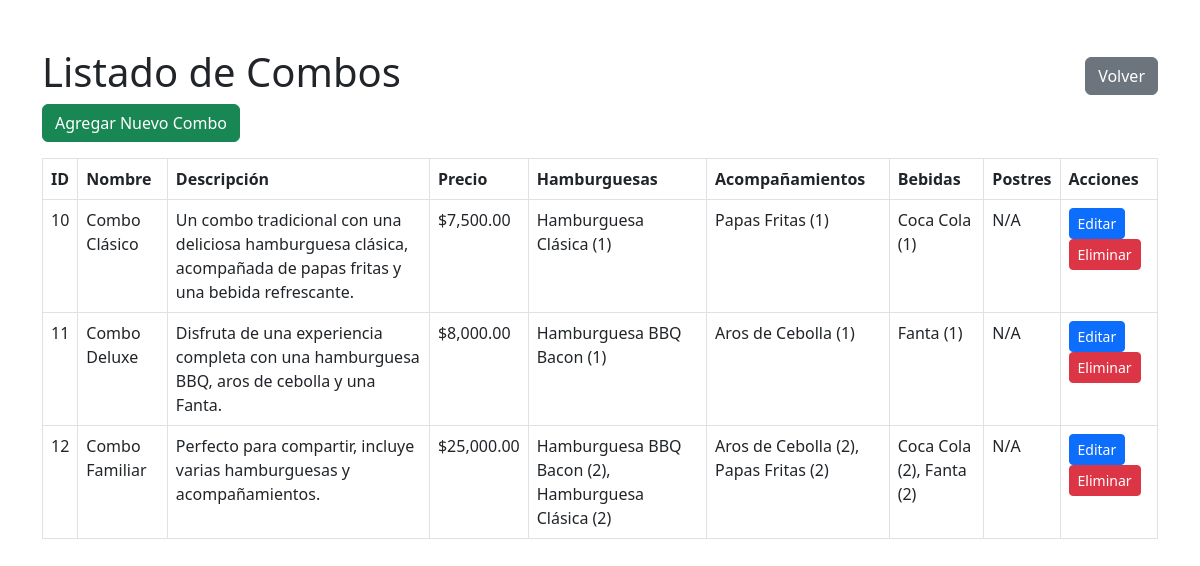
/mantenedores/combos/listar.php, run on an earlier commit of the app's database.
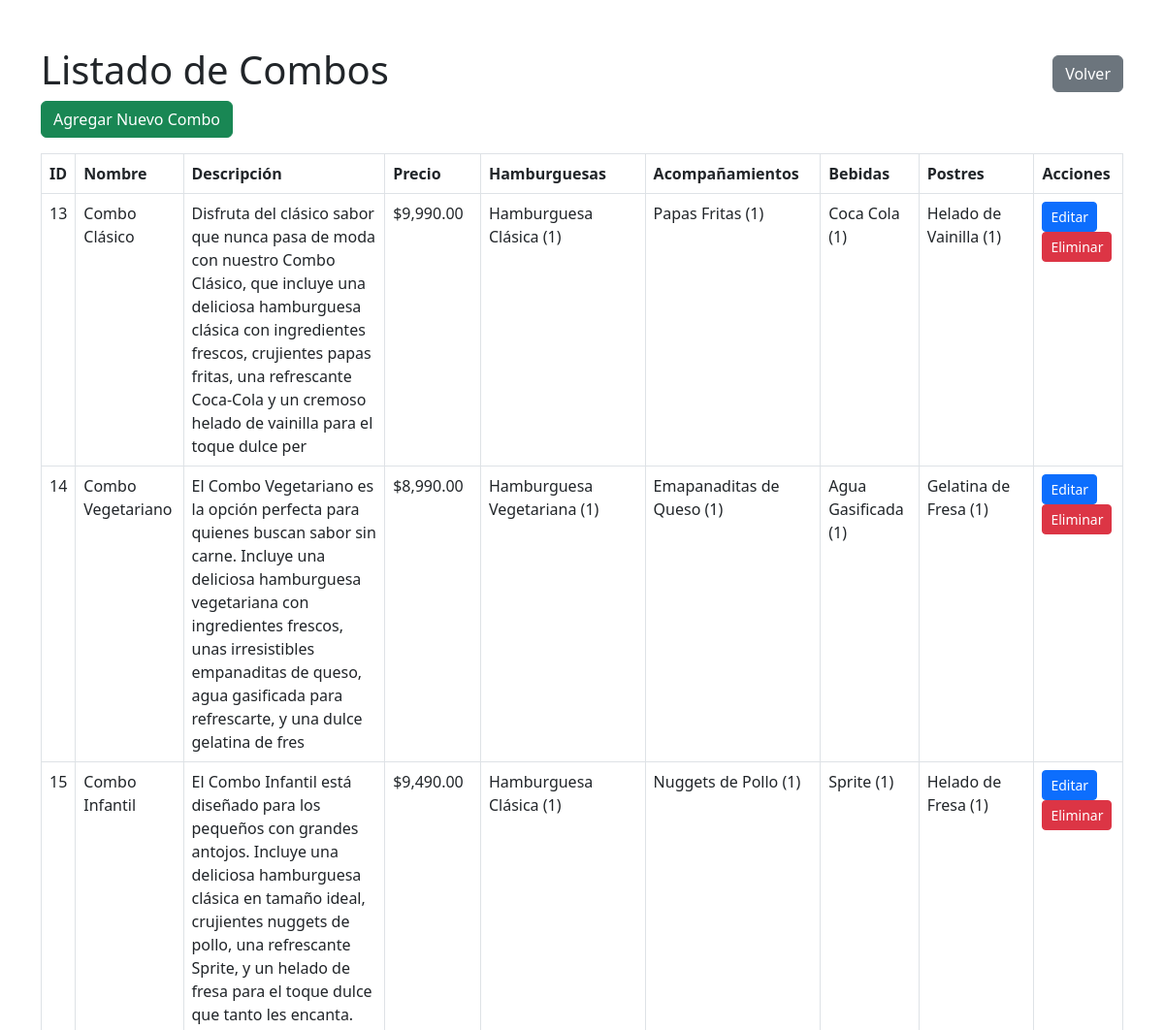
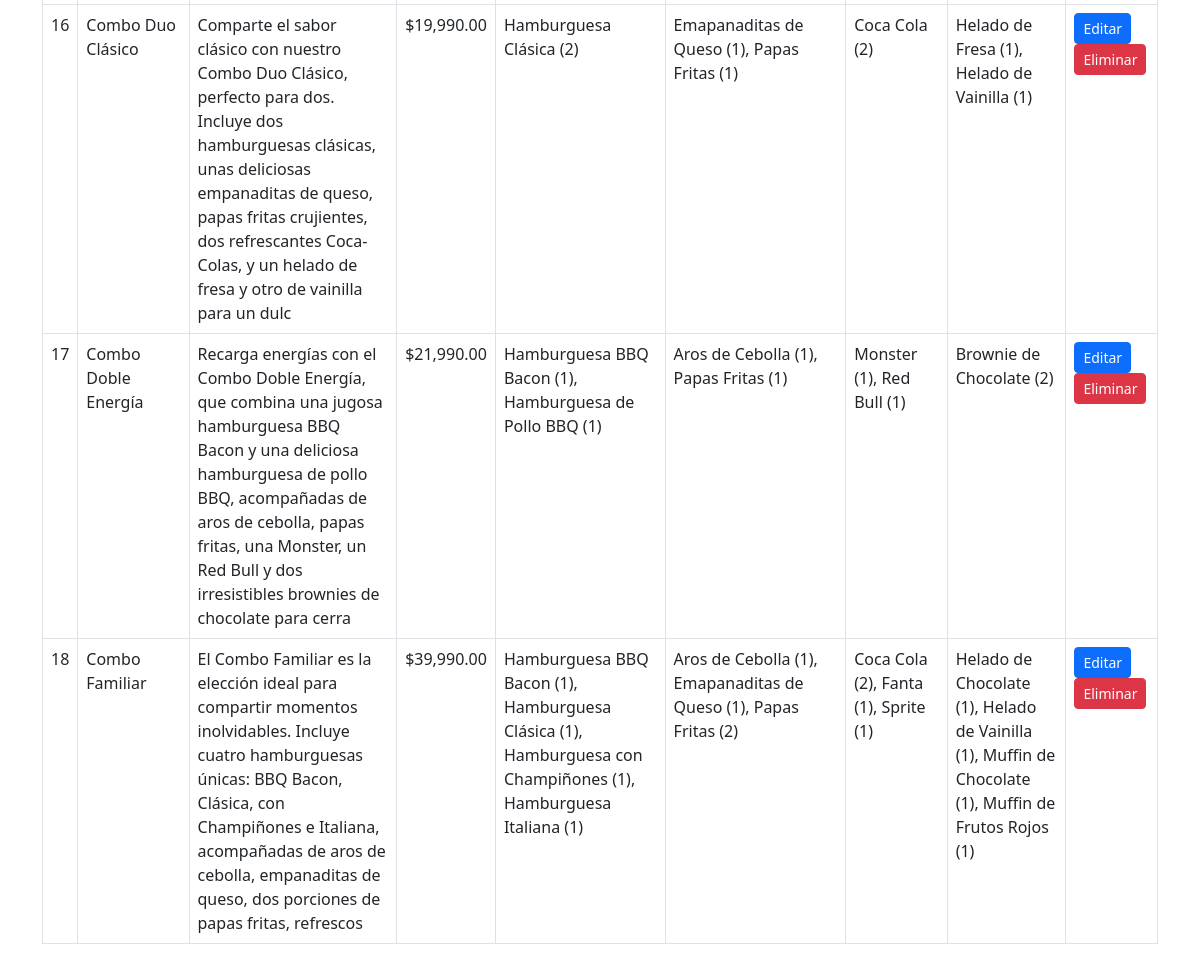
And on a later commit of the database (2 pictures, top to bottom).
### tables this page shows
CREATE TABLE `combo` (
  `id_combo` int(11) NOT NULL,
  `nombre_combo` varchar(100) DEFAULT NULL,
  `descripcion` varchar(255) DEFAULT NULL,
  `precio` int(11) DEFAULT NULL,
  `imagen` varchar(255) DEFAULT NULL
);

### mantenedores/combos/listar.php (the view, shortened to what this page needs)
<?php
include '../../conexion.php';
$sql = "
    SELECT
        c.id_combo,
        c.nombre_combo,
        c.descripcion,
        c.precio,
        GROUP_CONCAT(DISTINCT CONCAT(h.nombre_hamburguesa, ' (', ch.cantidad, ')') ORDER BY h.nombre_hamburguesa ASC SEPARATOR ', ') AS hamburguesas,
        GROUP_CONCAT(DISTINCT CONCAT(a.nombre_acompaniamiento, ' (', ca.cantidad, ')') ORDER BY a.nombre_acompaniamiento ASC SEPARATOR ', ') AS acompaniamientos,
        GROUP_CONCAT(DISTINCT CONCAT(b.nombre_bebida, ' (', cb.cantidad, ')') ORDER BY b.nombre_bebida ASC SEPARATOR ', ') AS bebidas,
        GROUP_CONCAT(DISTINCT CONCAT(p.nombre_postre, ' (', cp.cantidad, ')') ORDER BY p.nombre_postre ASC SEPARATOR ', ') AS postres
    FROM
        combo c
    LEFT JOIN combo_hamburguesa ch ON c.id_combo = ch.id_combo
    LEFT JOIN hamburguesa h ON ch.id_hamburguesa = h.id_hamburguesa
    LEFT JOIN combo_acompaniamiento ca ON c.id_combo = ca.id_combo
    LEFT JOIN acompaniamiento a ON ca.id_acompaniamiento = a.id_acompaniamiento
    LEFT JOIN combo_bebida cb ON c.id_combo = cb.id_combo
    LEFT JOIN bebida b ON cb.id_bebida = b.id_bebida
    LEFT JOIN combo_postre cp ON c.id_combo = cp.id_combo
    LEFT JOIN postre p ON cp.id_postre = p.id_postre
    GROUP BY c.id_combo, c.nombre_combo, c.descripcion, c.precio
";
$result = $conexion->query($sql);
?>
<!DOCTYPE html>
<html lang="es">
<head>
    <link href="https://cdn.jsdelivr.net/npm/bootstrap@5.3.0/dist/css/bootstrap.min.css" rel="stylesheet">
</head>
<body class="container py-5">
    <div class="d-flex justify-content-between align-items-center">
        <h1>Listado de Combos</h1>
        <button class="btn btn-secondary"
            onclick="window.location.href='../../index/index-mantenedores.php'">Volver</button>
    </div>
    <a href="insertar.php" class="btn btn-success mb-3">Agregar Nuevo Combo</a>
    <table class="table table-bordered">
        <thead>
            <tr>
                <th>ID</th>
                <th>Nombre</th>
                <th>Descripción</th>
                <th>Precio</th>
                <th>Hamburguesas</th>
                <th>Acompañamientos</th>
                <th>Bebidas</th>
                <th>Postres</th>
                <th>Acciones</th>
            </tr>
        </thead>
        <tbody>
            <?php while ($combo = $result->fetch_assoc()): ?>
                <tr>
                    <td><?= htmlspecialchars($combo['id_combo']) ?></td>
                    <td><?= htmlspecialchars($combo['nombre_combo']) ?></td>
                    <td><?= htmlspecialchars($combo['descripcion']) ?></td>
                    <td>$<?= number_format($combo['precio'], 2) ?></td>
                    <td><?= $combo['hamburguesas'] ?: 'N/A' ?></td>
                    <td><?= $combo['acompaniamientos'] ?: 'N/A' ?></td>
                    <td><?= $combo['bebidas'] ?: 'N/A' ?></td>
                    <td><?= $combo['postres'] ?: 'N/A' ?></td>
                    <td>
                        <a href="editar.php?id_combo=<?= $combo['id_combo'] ?>" class="btn btn-primary btn-sm">Editar</a>
                        <a href="eliminar.php?id=<?= $combo['id_combo'] ?>" class="btn btn-danger btn-sm"
                            onclick="return confirm('¿Está seguro de que desea eliminar este combo?');">Eliminar</a>
                    </td>
                </tr>
            <?php endwhile; ?>
        </tbody>
    </table>
</body>
</html>

What changed in the data, as far as the page shows it:
removed combo: id_combo "10", nombre_combo "Combo Clásico", descripcion "Un combo tradicional con una deliciosa hamburguesa clásica, acompañada de papas fritas y una bebida refrescante.", precio "7,500.00", hamburguesas "Hamburguesa Clásica (1)", acompaniamientos "Papas Fritas (1)", bebidas "Coca Cola (1)", postres "N/A"
removed combo: id_combo "11", nombre_combo "Combo Deluxe", descripcion "Disfruta de una experiencia completa con una hamburguesa BBQ, aros de cebolla y una Fanta.", precio "8,000.00", hamburguesas "Hamburguesa BBQ Bacon (1)", acompaniamientos "Aros de Cebolla (1)", bebidas "Fanta (1)", postres "N/A"
removed combo: id_combo "12", nombre_combo "Combo Familiar", descripcion "Perfecto para compartir, incluye varias hamburguesas y acompañamientos.", precio "25,000.00", hamburguesas "Hamburguesa BBQ Bacon (2), Hamburguesa Clásica (2)", acompaniamientos "Aros de Cebolla (2), Papas Fritas (2)", bebidas "Coca Cola (2), Fanta (2)", postres "N/A"
added combo: id_combo "13", nombre_combo "Combo Clásico", descripcion "Disfruta del clásico sabor que nunca pasa de moda con nuestro Combo Clásico, que incluye una deliciosa hamburguesa clásica con ingredientes frescos, crujientes papas fritas, una refrescante Coca-Cola y un cremoso helado de vainilla para el toque dulce per", precio "9,990.00", hamburguesas "Hamburguesa Clásica (1)", acompaniamientos "Papas Fritas (1)", bebidas "Coca Cola (1)", postres "Helado de Vainilla (1)"
added combo: id_combo "14", nombre_combo "Combo Vegetariano", descripcion "El Combo Vegetariano es la opción perfecta para quienes buscan sabor sin carne. Incluye una deliciosa hamburguesa vegetariana con ingredientes frescos, unas irresistibles empanaditas de queso, agua gasificada para refrescarte, y una dulce gelatina de fres", precio "8,990.00", hamburguesas "Hamburguesa Vegetariana (1)", acompaniamientos "Emapanaditas de Queso (1)", bebidas "Agua Gasificada (1)", postres "Gelatina de Fresa (1)"
added combo: id_combo "15", nombre_combo "Combo Infantil", descripcion "El Combo Infantil está diseñado para los pequeños con grandes antojos. Incluye una deliciosa hamburguesa clásica en tamaño ideal, crujientes nuggets de pollo, una refrescante Sprite, y un helado de fresa para el toque dulce que tanto les encanta.", precio "9,490.00", hamburguesas "Hamburguesa Clásica (1)", acompaniamientos "Nuggets de Pollo (1)", bebidas "Sprite (1)", postres "Helado de Fresa (1)"
added combo: id_combo "16", nombre_combo "Combo Duo Clásico", descripcion "Comparte el sabor clásico con nuestro Combo Duo Clásico, perfecto para dos. Incluye dos hamburguesas clásicas, unas deliciosas empanaditas de queso, papas fritas crujientes, dos refrescantes Coca-Colas, y un helado de fresa y otro de vainilla para un dulc", precio "19,990.00", hamburguesas "Hamburguesa Clásica (2)", acompaniamientos "Emapanaditas de Queso (1), Papas Fritas (1)", bebidas "Coca Cola (2)", postres "Helado de Fresa (1), Helado de Vainilla (1)"
added combo: id_combo "17", nombre_combo "Combo Doble Energía", descripcion "Recarga energías con el Combo Doble Energía, que combina una jugosa hamburguesa BBQ Bacon y una deliciosa hamburguesa de pollo BBQ, acompañadas de aros de cebolla, papas fritas, una Monster, un Red Bull y dos irresistibles brownies de chocolate para cerra", precio "21,990.00", hamburguesas "Hamburguesa BBQ Bacon (1), Hamburguesa de Pollo BBQ (1)", acompaniamientos "Aros de Cebolla (1), Papas Fritas (1)", bebidas "Monster (1), Red Bull (1)", postres "Brownie de Chocolate (2)"
added combo: id_combo "18", nombre_combo "Combo Familiar", descripcion "El Combo Familiar es la elección ideal para compartir momentos inolvidables. Incluye cuatro hamburguesas únicas: BBQ Bacon, Clásica, con Champiñones e Italiana, acompañadas de aros de cebolla, empanaditas de queso, dos porciones de papas fritas, refrescos", precio "39,990.00", hamburguesas "Hamburguesa BBQ Bacon (1), Hamburguesa Clásica (1), Hamburguesa con Champiñones (1), Hamburguesa Italiana (1)", acompaniamientos "Aros de Cebolla (1), Emapanaditas de Queso (1), Papas Fritas (2)", bebidas "Coca Cola (2), Fanta (1), Sprite (1)", postres "Helado de Chocolate (1), Helado de Vainilla (1), Muffin de Chocolate (1), Muffin de Frutos Rojos (1)"
